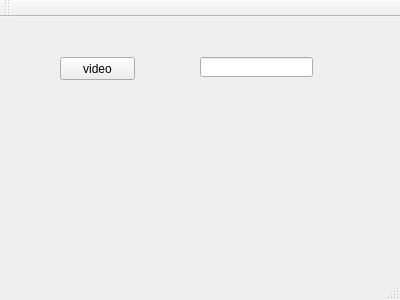
<?xml version="1.0" encoding="UTF-8"?>
<ui version="4.0">
 <class>MainWindow</class>
 <widget class="QMainWindow" name="MainWindow">
  <property name="geometry">
   <rect>
    <x>0</x>
    <y>0</y>
    <width>400</width>
    <height>300</height>
   </rect>
  </property>
  <property name="windowTitle">
   <string>MainWindow</string>
  </property>
  <widget class="QWidget" name="centralWidget">
   <widget class="QPushButton" name="pushButton">
    <property name="geometry">
     <rect>
      <x>60</x>
      <y>40</y>
      <width>75</width>
      <height>23</height>
     </rect>
    </property>
    <property name="text">
     <string>video</string>
    </property>
   </widget>
   <widget class="QLineEdit" name="lineEdit">
    <property name="geometry">
     <rect>
      <x>200</x>
      <y>40</y>
      <width>113</width>
      <height>20</height>
     </rect>
    </property>
   </widget>
  </widget>
  <widget class="QMenuBar" name="menuBar">
   <property name="geometry">
    <rect>
     <x>0</x>
     <y>0</y>
     <width>400</width>
     <height>24</height>
    </rect>
   </property>
  </widget>
  <widget class="QToolBar" name="mainToolBar">
   <attribute name="toolBarArea">
    <enum>TopToolBarArea</enum>
   </attribute>
   <attribute name="toolBarBreak">
    <bool>false</bool>
   </attribute>
  </widget>
  <widget class="QStatusBar" name="statusBar"/>
 </widget>
 <layoutdefault spacing="6" margin="11"/>
 <resources/>
 <connections/>
</ui>
